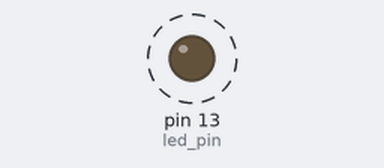
The program below on a simulated Arduino Mega 2560, built with avr-gcc and run on an emulated ATmega2560. Shown: output pins drawn as LEDs (lit = HIGH). Dashed ring = blinking. What the program prints to the serial monitor is not drawn.

Above: at 0.5 s.
Timing chart, 0 to 4.6 s (numbered marks = the images above):
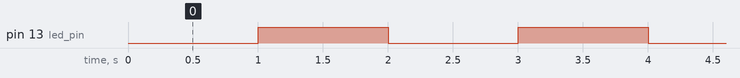

The program:

main.cpp
```cpp
/*
  MsTimer2 is a small and very easy to use library to interface Timer2 with
  humans. It's called MsTimer2 because it "hardcodes" a resolution of 1
  millisecond on timer2
  For Details see: http://www.arduino.cc/playground/Main/MsTimer2
*/
#include <Arduino.h>
#include <MsTimer2.h>

// Switch on LED on and off each half second

#if ARDUINO >= 100
const int led_pin = LED_BUILTIN;	// 1.0 built in LED pin var
#else
const int led_pin = 13;			// default to pin 13
#endif


void flash()
{
    static boolean output = HIGH;

    digitalWrite(led_pin, output);
    output = !output;
}

void setup()
{
    Serial.begin(9600);
    pinMode(led_pin, OUTPUT);

    MsTimer2::set(1000, flash); // 500ms period
    MsTimer2::start();
}

void loop()
{
    Serial.println("Hello");
    delay(1000);
}
```

Measured:
- by itself, pin 13 (led_pin): alternates HIGH for 1.0 s and LOW for 1.0 s
